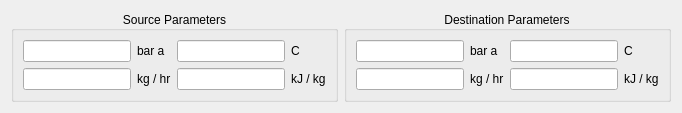
                  <widget class="QWidget" name="tab">
                   <attribute name="title">
                    <string>Source and Destination Mode</string>
                   </attribute>
                   <layout class="QVBoxLayout" name="verticalLayout">
                    <item>
                     <layout class="QHBoxLayout" name="horizontalLayout_5">
                      <item>
                       <widget class="QGroupBox" name="verticalGroupBox">
                        <property name="title">
                         <string>Source Parameters</string>
                        </property>
                        <property name="alignment">
                         <set>Qt::AlignCenter</set>
                        </property>
                        <layout class="QVBoxLayout" name="verticalLayout_8">
                         <item>
                          <layout class="QVBoxLayout" name="verticalLayout_4">
                           <item>
                            <layout class="QGridLayout" name="gridLayout_2">
                             <item row="1" column="1">
                              <widget class="QLabel" name="label_12">
                               <property name="text">
                                <string>kg / hr</string>
                               </property>
                              </widget>
                             </item>
                             <item row="1" column="2">
                              <widget class="QLineEdit" name="line_edit_source_h"/>
                             </item>
                             <item row="0" column="0">
                              <widget class="QLineEdit" name="line_edit_source_p"/>
                             </item>
                             <item row="0" column="3">
                              <widget class="QLabel" name="label_14">
                               <property name="text">
                                <string>C</string>
                               </property>
                              </widget>
                             </item>
                             <item row="1" column="0">
                              <widget class="QLineEdit" name="line_edit_source_q"/>
                             </item>
                             <item row="0" column="1">
                              <widget class="QLabel" name="label_13">
                               <property name="text">
                                <string>bar a</string>
                               </property>
                              </widget>
                             </item>
                             <item row="1" column="3">
                              <widget class="QLabel" name="label_11">
                               <property name="text">
                                <string>kJ / kg</string>
                               </property>
                              </widget>
                             </item>
                             <item row="0" column="2">
                              <widget class="QLineEdit" name="line_edit_source_t"/>
                             </item>
                            </layout>
                           </item>
                          </layout>
                         </item>
                        </layout>
                       </widget>
                      </item>
                      <item>
                       <widget class="QGroupBox" name="verticalGroupBox_2">
                        <property name="title">
                         <string>Destination Parameters</string>
                        </property>
                        <property name="alignment">
                         <set>Qt::AlignCenter</set>
                        </property>
                        <layout class="QVBoxLayout" name="verticalLayout_9">
                         <item>
                          <layout class="QVBoxLayout" name="verticalLayout_5">
                           <item>
                            <layout class="QGridLayout" name="gridLayout_3">
                             <item row="0" column="2">
                              <widget class="QLineEdit" name="line_edit_destination_t"/>
                             </item>
                             <item row="0" column="1">
                              <widget class="QLabel" name="label_17">
                               <property name="text">
                                <string>bar a</string>
                               </property>
                              </widget>
                             </item>
                             <item row="1" column="2">
                              <widget class="QLineEdit" name="line_edit_destination_h"/>
                             </item>
                             <item row="0" column="3">
                              <widget class="QLabel" name="label_18">
                               <property name="text">
                                <string>C</string>
                               </property>
                              </widget>
                             </item>
                             <item row="1" column="0">
                              <widget class="QLineEdit" name="line_edit_destination_q"/>
                             </item>
                             <item row="1" column="3">
                              <widget class="QLabel" name="label_15">
                               <property name="text">
                                <string>kJ / kg</string>
                               </property>
                              </widget>
                             </item>
                             <item row="0" column="0">
                              <widget class="QLineEdit" name="line_edit_destination_p"/>
                             </item>
                             <item row="1" column="1">
                              <widget class="QLabel" name="label_16">
                               <property name="text">
                                <string>kg / hr</string>
                               </property>
                              </widget>
                             </item>
                            </layout>
                           </item>
                          </layout>
                         </item>
                        </layout>
                       </widget>
                      </item>
                     </layout>
                    </item>
                   </layout>
                  </widget>
